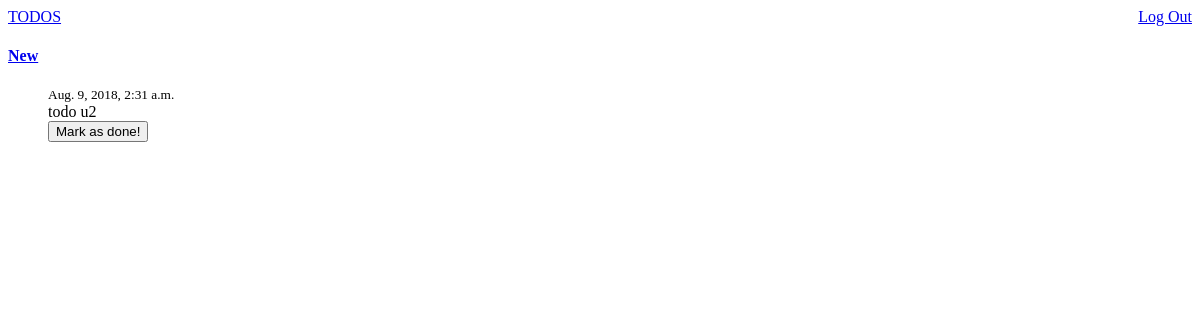
The app's page /todos/ (signed in), older data.
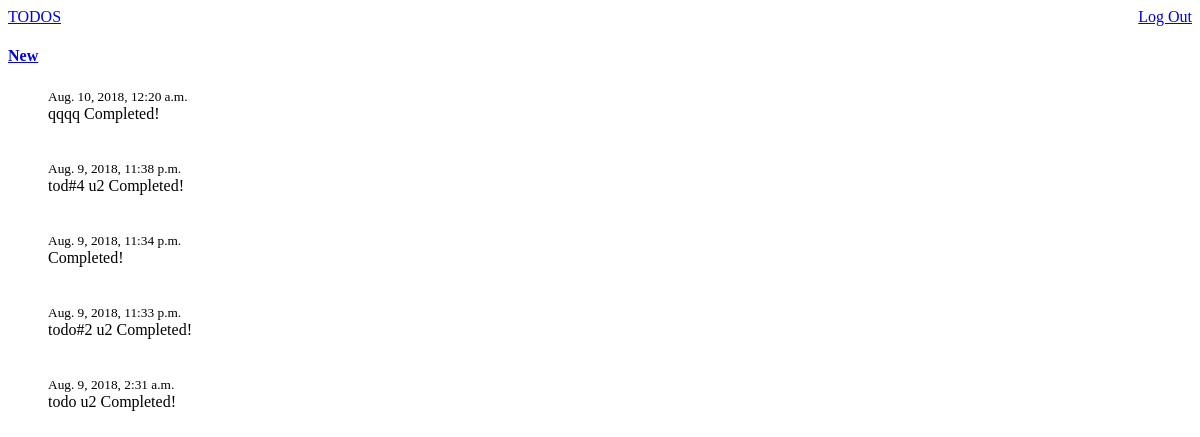
The same page, newer data.
### todos/models.py (models this page shows, shortened)
class Todo(models.Model):
    author = models.ForeignKey(User, on_delete=models.CASCADE, default = -1)
    todo_text = models.CharField(max_length = 2000)
    pub_date = models.DateTimeField('creation time')
    status = models.BooleanField(default=False)

### todos/views.py (the view)
# urls.py: path('', views.index, name = 'index'),
@login_required
def index(request):
    if request.method == 'GET':
        todos_list = Todo.objects.filter(author=request.user).order_by('-pub_date')
        context = {'todos_list': todos_list}
        return render(request, 'todos/index.html', context)
    else:
        t_id = request.POST['todo_id']
        t = Todo.objects.get(id=t_id)
        t.status = True
        t.save()
        return HttpResponseRedirect(reverse('todos:index'))

### todos/templates/todos/index.html (shortened to what this page needs)
<nav>
	<a href="{% url 'todos:index' %}">TODOS</a>
	<a href="{% url 'logout' %}" style = "float:right"> Log Out</li>
</nav>
{% if todos_list %}
	<h4><a href= "{% url 'todos:new' %}"> New </a></h4>
    <ul style="list-style-type: none">
    {% for todo in todos_list %}
		<div>
			<li>
				<small>{{todo.pub_date}}</small><br>
				{{todo.todo_text}}
				{% if todo.status is False %}
					<form method = "post">
						<input type="submit" value="Mark as done!">
					</form>
				{% else %}
					Completed!
				{% endif %}
			</li>
			<br><br>
		</div>
    {% endfor %}
    </ul>
{% else %}
	<h4><a href= "{% url 'todos:new' %}"> New </a></h4>
    <p>No todo created</p>
{% endif %}

Row changes from the older to the newer data that the page shows:
added Todo: pub_date "Aug. 10, 2018, 12:20 a.m.", todo_text "qqqq", status "Completed!"
added Todo: pub_date "Aug. 9, 2018, 11:38 p.m.", todo_text "tod#4 u2", status "Completed!"
added Todo: pub_date "Aug. 9, 2018, 11:34 p.m.", status "Completed!"
added Todo: pub_date "Aug. 9, 2018, 11:33 p.m.", todo_text "todo#2 u2", status "Completed!"
changed Todo "todo u2": value "Mark as done!" → (not shown); now shows "Completed!"
